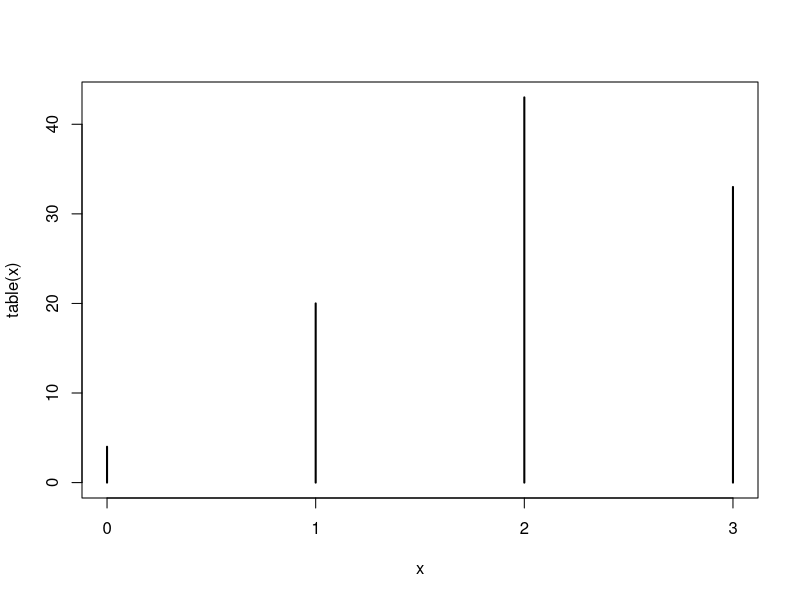
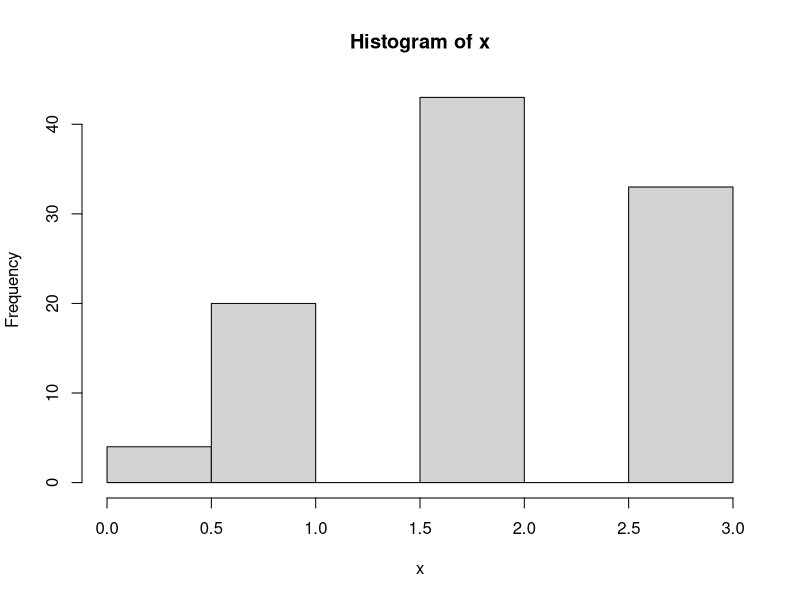
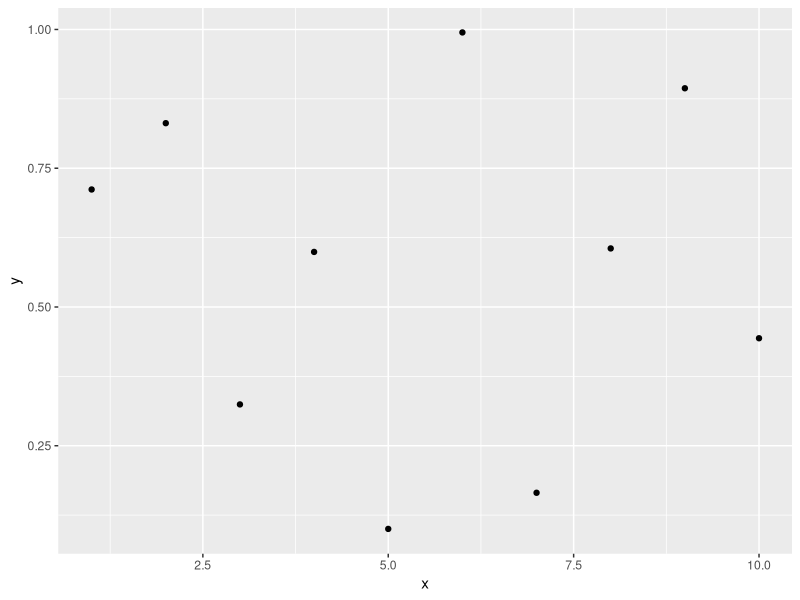
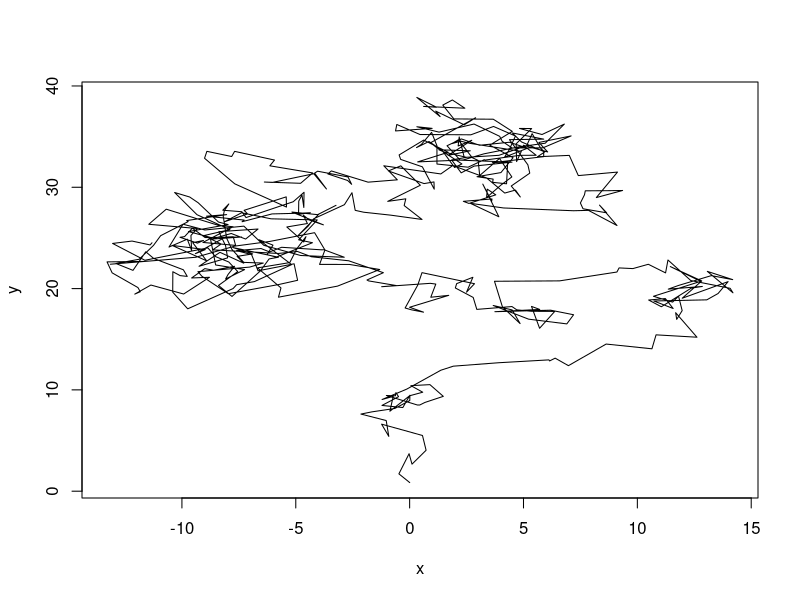

The R script that drew these images, in order: (Note: this script raises an error after producing the figures.)
# 3 Mar 2020
#
# Intro to R for STAT 155 class, substituting for Jas Pannu

# Clark Fitzgerald

# Some nice lessons from Software Carpentry:
# https://software-carpentry.org/lessons/

# More on R:
# https://bookdown.org/rdpeng/rprogdatascience/

# Vectors and basic data types

true_p = 0.7
# setting the seed guarantees reproducible results
set.seed(2487)
x = rbinom(10, 1, true_p)

x[9]

typeof(x)

# Let's estimate p
p_hat = mean(x)

# Simulating

# Plotting
n = 100
x = rbinom(n, size = 3, prob = true_p)

plot(table(x))

h = hist(x)

str(h)

# Arithmetic


# Models

# Packages
# Install with
install.packages("ggplot2")

library(ggplot2)

x = 1:10
y = runif(10)

y_without_last2 = y[-c(9, 10)]

# type coercion
z = c(1, 2L, 3.14159, "hello")

# NA is for missing values
z[2] = NA
z2 = NA

is.na(z2)

# This is an example of vectorization, that is, 
# R doing the looping implicitly for you.
is.na(z)

length(y_without_last2)

qplot(x, y)

# Random stuff!
set.seed(542893)

# Random walk
random_walk = function(n = 100)
{
  x0 = rnorm(n)
  x = cumsum(x0)

  y0 = rnorm(n)
  y = cumsum(y0)

  plot(x, y, type = "l")
}

random_walk(500)






# Drop the bomb!
rm(list = ls())

# A 2d random walk
directions = c("north", "east", "south", "west")



# Take a single step in one direction
step = function(position, direction)
{
  if(direction == "north"){
    position$y = position$y + 1L
  } else if(direction == "east"){
    position$x = position$x + 1L
  } else if(direction == "south"){
    position$y = position$y - 1L
  } else if(direction == "west"){
    position$x = position$x - 1L
  }
  position
}

# Plot a single step
plot_step = function(from, to)
{
  arrows(from$x, from$y, to$x, to$y, length = 0.1)
}

# Run an entire simulation
simulate = function(position = list(x = 0, y = 0),
                    pause = 0.2, bounds = 10,
                    nsteps = bounds * 10)
{
  b = c(-bounds, bounds)
  plot(b, b, type = "n")
  walk = sample(directions, nsteps, replace = TRUE)
  to = position
  for(d in walk){
    from = to
    to = step(from, d)
    plot_step(from, to)
    Sys.sleep(pause)
  }
  from
}

set.seed(4378888888)
simulate()

simulate()

  